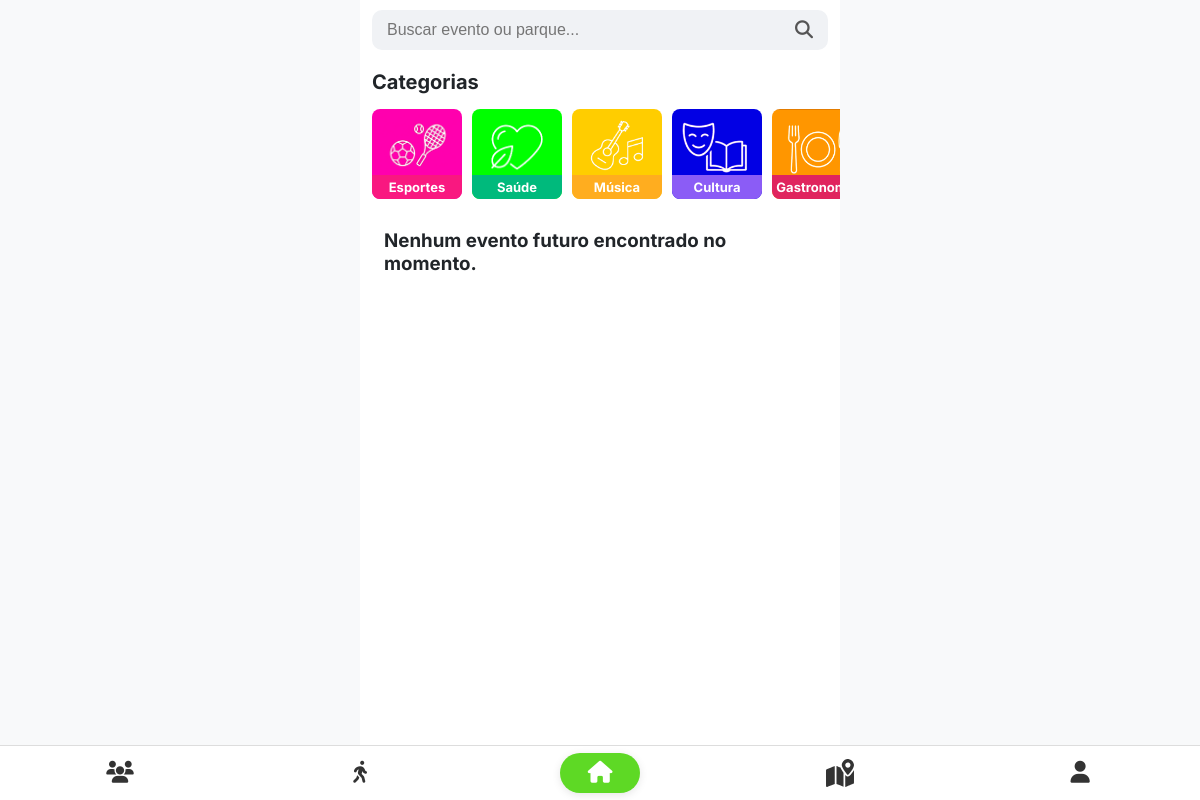
Page /tela-principal/telaprincipal.php on the earlier database version.
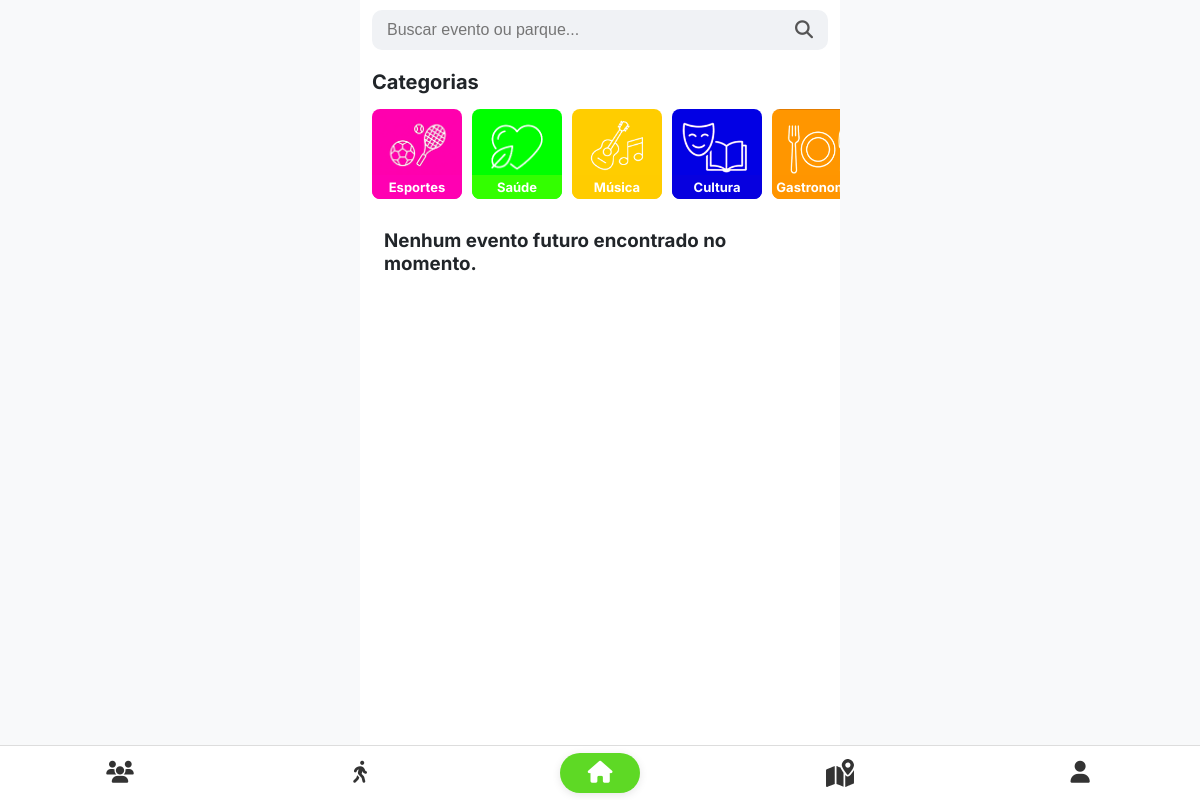
Same page on the later database version.
### tables this page shows
CREATE TABLE Categorias (
    idCategoria INT PRIMARY KEY AUTO_INCREMENT,
    nome VARCHAR(100) NOT NULL UNIQUE,
    imagem_url VARCHAR(255) NOT NULL,
    cor_fundo VARCHAR(7) NOT NULL  
);

### tela-principal/telaprincipal.php (the view, shortened to what this page needs)
<?php
$servidor = "localhost";
$usuario = "root";
$senha = "";
$banco = "Spark";
$url_base = '/Spark-main/';
$conexao = new mysqli($servidor, $usuario, $senha, $banco);
$filtros_ativos = [];
$termo_busca = "";
$sql_eventos = "
    SELECT
        e.idEvento,
        e.nome AS evento_nome,
        e.imagem_path AS evento_imagem,
        p.nome AS parque_nome,
        COALESCE(u_criador.nome, i.nome) AS host_nome,
        COALESCE(u_criador.avatar_path, u_inst.avatar_path) AS host_avatar
    FROM
        Evento AS e
    JOIN
        Parque AS p ON e.idParque = p.idParque
    LEFT JOIN
        Usuario AS u_criador ON e.idUsuario = u_criador.idUsuario
    LEFT JOIN
        Instituicao AS i ON e.idInstituicao = i.idInstituicao
    LEFT JOIN
        Usuario AS u_inst ON i.idUsuario = u_inst.idUsuario
    WHERE
        TIMESTAMP(e.dia, e.horario_termino) >= NOW()
";
$sql_eventos .= " ORDER BY e.dia ASC, e.horario_inicio ASC LIMIT 5;";
$result_eventos = $conexao->query($sql_eventos);
$sql_categorias = "SELECT * FROM Categorias LIMIT 8";
$result_categorias = $conexao->query($sql_categorias);
?>
<!DOCTYPE html>
<html lang="pt-br">
<head>
    <link rel="stylesheet" href="<?php echo $url_base; ?>style.css">
    <link rel="stylesheet" href="telaprincipal.css">
    <link rel="stylesheet" href="https://cdnjs.cloudflare.com/ajax/libs/font-awesome/6.5.1/css/all.min.css">
</head>
<body>
    <main class="app-content home">
        <header class="search-header">
            <div class="search-bar">
                <form action="telaprincipal.php" method="GET" class="search-form-container" style="position: relative;">
                    <input type="text" id="input-busca" name="busca" placeholder="Buscar evento ou parque..." value="<?php echo htmlspecialchars($termo_busca); ?>" autocomplete="off">
                </form>
                <a href="<?php echo $url_base; ?>telas-mapas/index.html" class="search-icon-link">
                    <i class="fas fa-search"></i>
                </a>
            </div>
        </header>
        <section class="categories-section">
            <h2>Categorias</h2>
            <div class="category-list">
                <?php
                if ($result_categorias && $result_categorias->num_rows > 0) {
                    while($categoria = $result_categorias->fetch_assoc()) {
                        $current_cat_id = $categoria['idCategoria'];
                        $img_path_default = $url_base . 'uploads/categorias/default.png';
                        $img_path_relativo = $categoria['imagem_url'];
                        if (!empty($img_path_relativo) && file_exists($_SERVER['DOCUMENT_ROOT'] . $url_base . $img_path_relativo)) {
                            $img_path = $url_base . $img_path_relativo;
                        } else {
                            $img_path = $img_path_default;
                        }
                        $is_active = in_array($current_cat_id, $filtros_ativos);
                        $classe_ativa = $is_active ? 'active' : '';
                        $temp_filtros = $filtros_ativos;
                        if ($is_active) {
                            unset($temp_filtros[array_search($current_cat_id, $temp_filtros)]);
                        } else {
                            $temp_filtros[] = $current_cat_id;
                        }
                        $params = ['categoria' => $temp_filtros];
                        if (empty($temp_filtros) && empty($termo_busca)) { $link_url = "telaprincipal.php"; }
                        else { $query_string = http_build_query($params); $link_url = "telaprincipal.php?" . $query_string; }
                ?>
                        <a href="<?php echo $link_url; ?>" class="category-item-link <?php echo $classe_ativa; ?>">
                            <div class="category-item">
                                <img src="<?php echo htmlspecialchars($img_path); ?>" alt="<?php echo htmlspecialchars($categoria['nome']); ?>">
                                <span class="category-label" style="background-color: <?php echo htmlspecialchars($categoria['cor_fundo']); ?>;">
                                    <?php echo htmlspecialchars($categoria['nome']); ?>
                                </span>
                            </div>
                        </a>
                <?php
                    }
                }
                ?>
            </div>
        </section>
        <section class="events-feed" id="feed-container">
            <?php
            if ($result_eventos && $result_eventos->num_rows > 0) {
                while($evento = $result_eventos->fetch_assoc()) {
                    $imagem_padrao_evento = $url_base . "uploads/eventos/default_event.jpg";
                    $caminho_relativo_evento = $evento['evento_imagem'];
                    if (!empty($caminho_relativo_evento) && file_exists($_SERVER['DOCUMENT_ROOT'] . $url_base . $caminho_relativo_evento)) {
                        $imagem_fundo = $url_base . $caminho_relativo_evento;
                    } else {
                        $imagem_fundo = $imagem_padrao_evento;
                    }
                    $avatar_padrao_host = $url_base . "uploads/avatars/default_avatar.jpg";
                    $caminho_relativo_avatar = $evento['host_avatar'];
                    if (!empty($caminho_relativo_avatar) && file_exists($_SERVER['DOCUMENT_ROOT'] . $url_base . $caminho_relativo_avatar)) {
                        $avatar_host = $url_base . $caminho_relativo_avatar;
                    } else {
                        $avatar_host = $avatar_padrao_host;
                    }
            ?>
            <a href="<?php echo $url_base; ?>tela-evento/tela-evento.php?id=<?php echo $evento['idEvento']; ?>" class="event-card-link">
                <div class="event-card featured" style="background-image: url('<?php echo htmlspecialchars($imagem_fundo); ?>');">
                    <div class="card-content">
                        <div class="event-info">
                            <h3><?php echo htmlspecialchars($evento['evento_nome']); ?></h3>
                            <p><?php echo htmlspecialchars($evento['parque_nome']); ?></p>
                        </div>
                        <div class="event-host">
                            <img src="<?php echo htmlspecialchars($avatar_host); ?>" alt="Avatar do Host">
                            <span><?php echo htmlspecialchars($evento['host_nome']); ?></span>
                        </div>
                    </div>
                </div>
            </a>
            <?php
                }
            } else {
                if (!empty($termo_busca)) {
                     $busca_segura = $conexao->real_escape_string($termo_busca);
                     $sql_sugestoes = "SELECT e.idEvento, e.nome AS evento_nome, e.imagem_path AS evento_imagem, p.nome AS parque_nome, COALESCE(u_criador.nome, i.nome) AS host_nome, COALESCE(u_criador.avatar_path, u_inst.avatar_path) AS host_avatar FROM Evento AS e JOIN Parque AS p ON e.idParque = p.idParque LEFT JOIN Usuario AS u_criador ON e.idUsuario = u_criador.idUsuario LEFT JOIN Instituicao AS i ON e.idInstituicao = i.idInstituicao LEFT JOIN Usuario AS u_inst ON i.idUsuario = u_inst.idUsuario WHERE TIMESTAMP(e.dia, e.horario_termino) >= NOW() AND (LOWER(e.nome) LIKE LOWER('%$busca_segura%') OR LOWER(p.nome) LIKE LOWER('%$busca_segura%')) ORDER BY e.dia ASC LIMIT 3";
                     $result_sugestoes = $conexao->query($sql_sugestoes);
                     echo "<div style='padding: 0 12px; margin-bottom: 20px;'>";
                     if ($result_sugestoes && $result_sugestoes->num_rows > 0 && !empty($filtros_ativos)) {
                         echo "<h3>Não encontramos \"".htmlspecialchars($termo_busca)."\" nas categorias selecionadas.</h3>";
                         echo "<p style='color: #666; margin-top: 5px;'>Mas encontramos estes eventos em outras categorias:</p>";
                     } else {
                         echo "<h3>Nenhum evento encontrado para \"".htmlspecialchars($termo_busca)."\".</h3>";
                     }
                     echo "</div>";
                     if ($result_sugestoes && $result_sugestoes->num_rows > 0) {
                        while($evento = $result_sugestoes->fetch_assoc()) {
                             $imagem_padrao_evento = $url_base . "uploads/eventos/default_event.jpg";
                            $caminho_relativo_evento = $evento['evento_imagem'];
                            if (!empty($caminho_relativo_evento) && file_exists($_SERVER['DOCUMENT_ROOT'] . $url_base . $caminho_relativo_evento)) {
                                $imagem_fundo = $url_base . $caminho_relativo_evento;
                            } else {
                                $imagem_fundo = $imagem_padrao_evento;
                            }
                            $avatar_padrao_host = $url_base . "uploads/avatars/default_avatar.png";
                            $caminho_relativo_avatar = $evento['host_avatar'];
                            if (!empty($caminho_relativo_avatar) && file_exists($_SERVER['DOCUMENT_ROOT'] . $url_base . $caminho_relativo_avatar)) {
                                $avatar_host = $url_base . $caminho_relativo_avatar;
                            } else {
                                $avatar_host = $avatar_padrao_host;
                            }
                            ?>
                            <a href="<?php echo $url_base; ?>tela-evento/tela-evento.php?id=<?php echo $evento['idEvento']; ?>" class="event-card-link">
                                <div class="event-card featured" style="background-image: url('<?php echo htmlspecialchars($imagem_fundo); ?>');">
                                    <div class="card-content">
                                        <div class="event-info">
                                            <h3><?php echo htmlspecialchars($evento['evento_nome']); ?></h3>
                                            <p><?php echo htmlspecialchars($evento['parque_nome']); ?></p>
                                        </div>
                                        <div class="event-host">
                                            <img src="<?php echo htmlspecialchars($avatar_host); ?>" alt="Avatar do Host">
                                            <span><?php echo htmlspecialchars($evento['host_nome']); ?></span>
                                        </div>
                                    </div>
                                </div>
                            </a>
                            <?php
                        }
                     }
                } elseif (!empty($filtros_ativos)) {
                     echo "<h3 style='padding: 0 12px;'>Nenhum evento encontrado para esta combinação de filtros.</h3>";
                } else {
                     echo "<h3 style='padding: 0 12px;'>Nenhum evento futuro encontrado no momento.</h3>";
                }
            }
            ?>
            <div id="sentinela" style="height: 50px; width: 100%; display: flex; justify-content: center; align-items: center;">
            </div>
        </section>
    </main>
    <nav class="bottombar">
        <a href="<?php echo $url_base; ?>TelaPerfils/perfil.html" class="nav-btn">
            <i class="fa-solid fa-users"></i>
        </a>
        <a href="<?php echo $url_base; ?>tela-atividades/atividades.php" class="nav-btn">
            <i class="fa-solid fa-person-walking"></i>
        </a>
        <a href="<?php echo $url_base; ?>tela-principal/telaprincipal.php" class="nav-btn active">
            <i class="fa-solid fa-house"></i>
        </a>
        <a href="../telas-mapas/index.html" class="nav-btn">
        </a>
        <a href="<?php echo $url_base; ?>teladeusuario/teladeusuario.php" class="nav-btn">
            <i class="fa-solid fa-user"></i>
        </a>
    </nav>
</body>
</html>

### style.css (style rules this page uses)
:root { --cor-primaria: #1A9929; --cor-perigo: #D92525; --cor-detalhes: #5ED925; --texto-claro: #FFFFFF; --texto-escuro: #212529; --texto-mutado: #6c757d; --cor-do-form: #D1D5DB; --fundo-claro: #F8F9FA; --cor-divisor: #E9ECEF; --cor-icone-padrao: #FFFFFF; --cor-icone-secundario: #1A9929; --cor-icone-perigo: #991A1A; }
* { box-sizing: border-box; margin: 0; padding: 0; }
html, body { font-family: 'Inter', sans-serif; color: var(--texto-escuro); background-color: var(--fundo-claro); }
a { text-decoration: none; color: inherit; }
body { display: flex; flex-direction: column; min-height: 100vh; }
.app-content { flex: 1; padding: 0 0 88px; max-width: 480px; width: 100%; margin: 0 auto; }
.bottombar { background: #ffffff; display: flex; justify-content: space-around; align-items: center; padding: 8px 0; position: fixed; bottom: 0; width: 100%; border-top: 1px solid #ddd; z-index: 1000; }
.bottombar .nav-btn { background: transparent; border: none; color: #333; text-decoration: none; display: flex; flex-direction: column; align-items: center; justify-content: center; font-size: 12px; cursor: pointer; padding: 5px; flex: 1; }
.bottombar .nav-btn i { font-size: 22px; margin-bottom: 2px; height: 24px; display: flex; align-items: center; }
.bottombar .nav-btn.active { color: #ffffff; font-weight: bold; position: relative; }
.bottombar .nav-btn.active::before { content: ''; position: absolute; top: 50%; left: 50%; transform: translate(-50%, -50%); width: 80px; height: 40px; background-color: var(--cor-detalhes); border-radius: 999px; z-index: -1; box-shadow: 0 2px 8px rgba(0, 0, 0, 0.1); }
.app-content { background-color: white; flex-grow: 1; padding: 24px; border-top-left-radius: 20px; border-top-right-radius: 20px; display: flex; flex-direction: column; }
form { width: 100%; display: flex; flex-direction: column; height: 100%; }

### tela-principal/telaprincipal.css (style rules this page uses)
.app-content.home { padding-left: 0; padding-right: 0; padding-top: 0; padding-bottom: 88px !important; }
.search-header { position: sticky; top: 0; z-index: 10; background-color: #ffffff; padding: 10px 12px; margin-bottom: 10px; }
.search-bar { display: flex; align-items: center; background-color: #f0f2f5; border-radius: 10px; padding: 10px 15px; position: relative; }
.search-form-container { flex-grow: 1; display: flex; margin-right: 10px; position: relative; }
.search-form-container input { width: 100%; border: none; background: transparent; font-size: 16px; outline: none; }
.search-bar .fa-search { color: #555; font-size: 18px; font-weight: bold; }
.search-icon-link, .search-icon-link:hover, .search-icon-link:visited { color: #555; text-decoration: none; }
.categories-section { padding-left: 0; }
.categories-section h2 { font-size: 20px; margin-bottom: 5px; padding-left: 12px; padding-right: 12px; }
.category-list { display: flex; overflow-x: auto; padding: 10px 12px 10px 12px; scrollbar-width: none; }
.category-item { position: relative; min-width: 90px; height: 90px; margin-right: 10px; border-radius: 8px; overflow: hidden; cursor: pointer; }
.category-item img { width: 100%; height: 100%; object-fit: cover; }
.category-label { position: absolute; bottom: 0; left: 0; width: 100%; text-align: center; color: white; font-size: 13px; font-weight: bold; padding: 4px 0; }
a.category-item-link, a.category-item-link:hover { text-decoration: none; color: inherit; transition: transform 0.2s ease, box-shadow 0.2s ease; }
.events-feed { margin-top: 20px; padding-left: 12px; padding-right: 12px; }

Differences in the rows shown:
changed categorias "Esportes": cor_fundo "#F91880" → "#FF00B2" (drawn)
changed categorias "Saúde": cor_fundo "#00BA7C" → "#33FF00" (drawn)
changed categorias "Música": cor_fundo "#FFAD1F" → "#FFCC00" (drawn)
changed categorias "Cultura": cor_fundo "#8B5CF6" → "#0700DF" (drawn)
changed categorias "Gastronomia": cor_fundo "#E0245E" → "#FF9500" (drawn)
